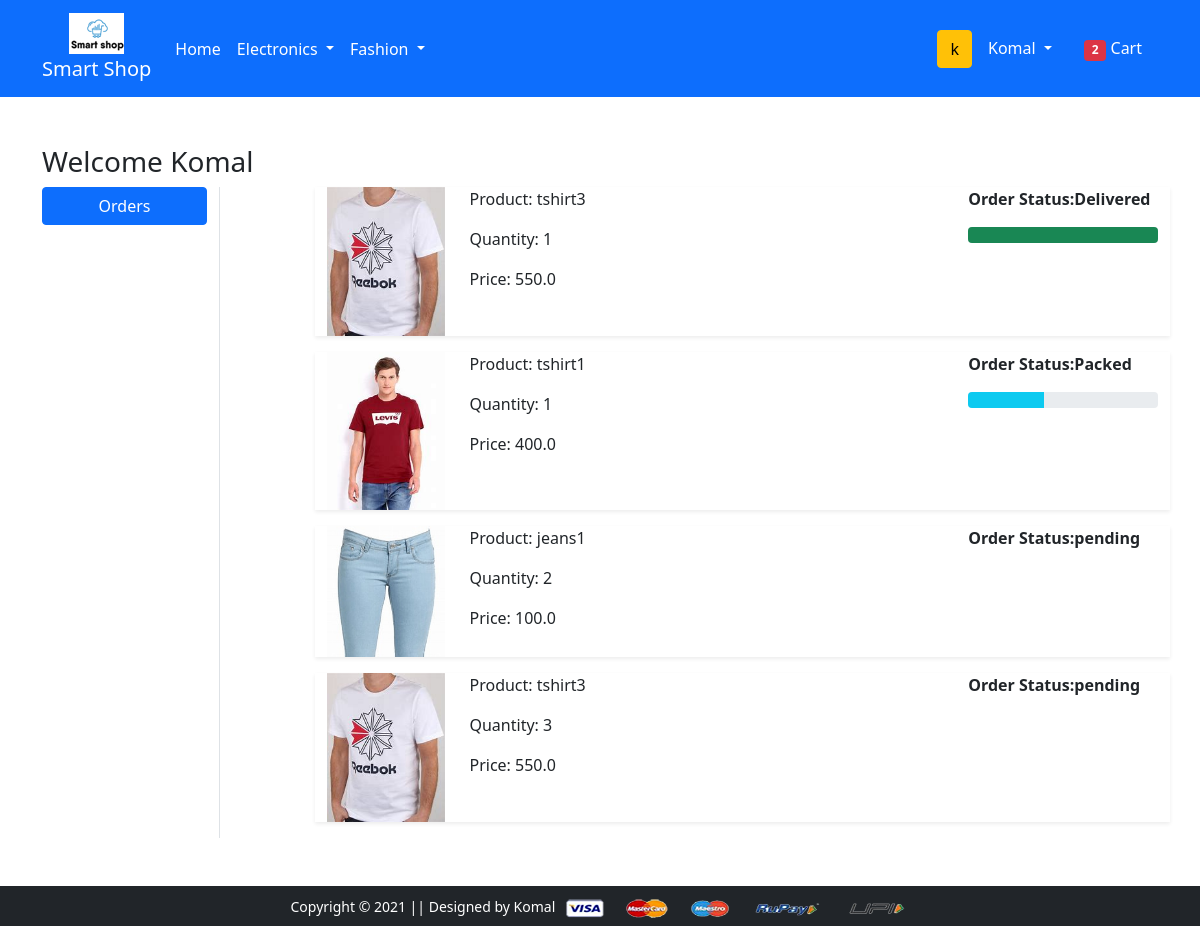
Screenshot of /orders/ (signed in) with the database file from the repository.
### app/models.py (models this page shows, shortened)
class OrderPlaced(models.Model):
    user=models.ForeignKey(User, on_delete=models.CASCADE)
    customer=models.ForeignKey(Customer, on_delete=models.CASCADE)
    product=models.ForeignKey(Product, on_delete=models.CASCADE)
    quantity=models.PositiveIntegerField(default=1)
    ordered_date=models.DateTimeField( auto_now_add=True)
    status=models.CharField(choices=STATUS_CHOICES, max_length=50,default='pending')

class Product(models.Model):
    title=models.CharField(max_length=100)
    selling_price=models.FloatField()
    discounted_price=models.FloatField()
    description=models.TextField()
    brand=models.CharField(max_length=100)
    category=models.CharField(choices=CATEGORY_CHOICES, max_length=2)
    product_image=models.ImageField(upload_to='productimg')

### app/views.py (the view)
# urls.py: path('orders/', views.orders, name='orders'),
@login_required
def orders(request):
    totalitem=0
    if request.user.is_authenticated:
        totalitem=len(Cart.objects.filter(user=request.user))
    user=request.user
    op=OrderPlaced.objects.filter(user=user)
    return render(request, 'app/orders.html',{'order_placed':op,'totalitem':totalitem})

### app/templates/app/orders.html (shortened to what this page needs)
{% extends 'app/base.html' %}
{% load static %}
{% block main-content %}
<div class="container my-5">
 <div class="row">
 <h3>Welcome <span class="text-capitalize">{{request.user}}</span></h3>
  <div class="col-sm-2 border-end">
   <ul class="list-unstyled">
    <li class="d-grid"><a href="{% url 'orders' %}" class="btn btn-primary">Orders</a></li>
   </ul>
  </div>
  <div class="col-sm-9 offset-sm-1">
  {% for op in order_placed %}
   <div class="row shadow-sm mb-3">
    <div class="col-sm-2">
    <img src="{{op.product.product_image.url}}" alt="" class="img-fluid" height="150" width="150">
    </div>
    <div class="col-sm-7">
        <p>Product: {{op.product.title}}</p>
        <p>Quantity: {{op.quantity}}</p>
        <p>Price: {{op.product.discounted_price}}</p>
    </div>
    <div class="col-sm-3 fw-bold">
        <p>Order Status:{{op.status}}</p>
        {% if op.status == 'Packed' %}
        <div class="progress">
            <div class="progress-bar bg-info" role="progressbar" style="width: 40%;"aria-valuenow="40" aria-valuemin="0" aria-valuemax="100"></div>
        </div>
        {% endif %}
        {% if op.status == 'Delivered' %}
        <div class="progress">
            <div class="progress-bar bg-success" role="progressbar" style="width: 100%;"aria-valuenow="100" aria-valuemin="0" aria-valuemax="100"></div>
        </div>
        {% endif %}
    </div>
   </div>
   {% endfor %}
  </div>
 </div>
</div>
{% endblock main-content %}

### app/templates/app/base.html (shortened to what this page needs)
<!doctype html>
{% load static %}
<html lang="en">
  <head>
    <link href="https://cdn.jsdelivr.net/npm/bootstrap@5.0.0-beta1/dist/css/bootstrap.min.css" rel="stylesheet">
    <link rel="stylesheet" href="{% static 'app/css/owl.carousel.min.css' %}">
    <link rel="stylesheet" href="{% static 'app/css/all.min.css' %}">
    <link rel="stylesheet" href="{% static 'app/css/style.css' %}">
  </head>
  <body>
      <nav class="navbar navbar-expand-lg navbar-dark bg-primary">
          <div class="container">
              <a class="navbar-brand" href="/" style="text-align:center;">
                  <img src="{% static 'app/images/banner/logo.png' %}" style="text-align:center;">
                  <br /> Smart Shop
              </a>
          <div class="collapse navbar-collapse" id="navbarSupportedContent">
              <ul class="navbar-nav me-auto mb-2 mb-lg-0">
                  <li class="nav-item">
                      <a class="nav-link active" aria-current="page" href="/">Home</a>
                  </li>
                  <li class="nav-item dropdown">
                      <a class="nav-link dropdown-toggle text-white" href="#" id="electronicsDropdown" role="button" data-bs-toggle="dropdown" aria-expanded="false">
                          Electronics
                      </a>
                  </li>
                  <li class="nav-item dropdown">
                      <a class="nav-link dropdown-toggle text-white" href="#" id="fashionDropdown" role="button" data-bs-toggle="dropdown" aria-expanded="false">
                          Fashion
                      </a>
                  </li>
              </ul>
              <form class="d-flex">
                  <button class="btn btn-warning" type="submit">{{ request.user|make_list|first }}</button>
              </form>
              <div>
                  <ul class="navbar-nav me-auto mb-2 mb-lg-0">
                      {% if request.user.is_authenticated %}
                      <li class="nav-item dropdown mx-2">
                          <a class="nav-link dropdown-toggle text-white" href="#" id="profileDropdown" role="button" data-bs-toggle="dropdown" aria-expanded="false">
                              {{request.user.username|capfirst}}
                          </a>
                      </li>
                      <li class="nav-item mx-2">
                        <a href="{% url 'showcart' %}" class="nav-link text-white"><span class="badge bg-danger">{{totalitem}}</span> Cart </a>
                       </li>
                      {% endif %}
                  </ul>
              </div>
          </div>
          </div>
      </nav>
    {% block main-content %} {% endblock main-content %}
    <footer class="container-fluid bg-dark text-center p-2 mt-5">
        <small class="text-white">Copyright &copy; 2021 || Designed by Komal</small>
        <img src="{% static 'app/images/payment.png' %}" alt="" srcset="" class="img-fluid" height="3">
    </footer>
  </body>
</html>

### rows the page displays
OrderPlaced: product.product_image (picture), product "tshirt3", quantity "1", product.discounted_price "550.0", status "Delivered"
OrderPlaced: product.product_image (picture), product "tshirt1", quantity "1", product.discounted_price "400.0", status "Packed"
OrderPlaced: product.product_image (picture), product "jeans1", quantity "2", product.discounted_price "100.0", status "pending"
OrderPlaced: product.product_image (picture), product "tshirt3", quantity "3", product.discounted_price "550.0", status "pending"

### other values shown
{{ request.user|make_list|first }} "k"
{{ request.user.username|capfirst }} "Komal"
{{ totalitem }} "2"
{{ request.user }} "Komal"
